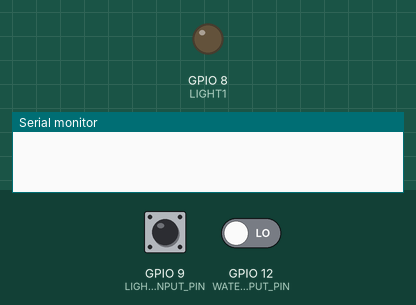
A sketch run on a simulated ESP32. Shown: output pins drawn as LEDs (lit = HIGH), the last lines printed to the serial monitor. The test bench sets the inputs (shaded band); at power-on: GPIO 9 (LIGHT_INPUT_PIN) LOW, GPIO 12 (WATER_INPUT_PIN) LOW.

Above: at 1.2 s.
1.3 s: GPIO 9 (LIGHT_INPUT_PIN) pulsed HIGH 5 times (0.12 s each, 0.3 s apart)
At 3.3 s:
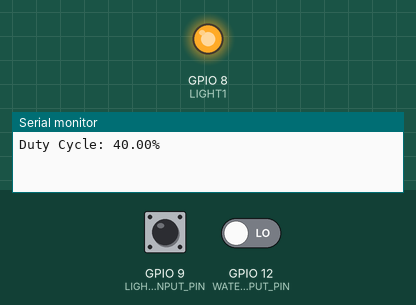
Timing chart, 0 to 4.8 s (numbered marks = the images above; inputs shaded):
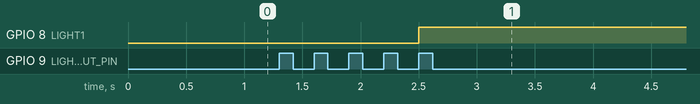

Measured:
- after the input at 1.3 s, GPIO 8 (LIGHT1): LOW → HIGH after 1.2 s

The sketch:

light_water.ino
```cpp
#define LIGHT_INPUT_PIN 9    // Pin where the PWM signal is connected
#define WATER_INPUT_PIN 12
#define LIGHT1 8
// #define LIGHT2 33
#define WATER 32

void setup() {
  pinMode(LIGHT_INPUT_PIN, INPUT);
  pinMode(LIGHT1, OUTPUT);
  // pinMode(LIGHT2, OUTPUT);

  Serial.begin(115200);
}

void toggleLight(bool state) {
  if (state) {
    digitalWrite(LIGHT1, HIGH);
    // digitalWrite(LIGHT2, HIGH);
  } else {
    digitalWrite(LIGHT1, LOW);
    // digitalWrite(LIGHT2, LOW);
  }
}

void toggleWater(bool state) {
  if (state) digitalWrite(WATER, HIGH);
  else digitalWrite(WATER, LOW);
}

void loop() {
  unsigned long highTime = pulseIn(LIGHT_INPUT_PIN, HIGH);
  unsigned long lowTime = pulseIn(LIGHT_INPUT_PIN, LOW);

  if (highTime == 0 || lowTime == 0) {
    // Avoid division by zero
    return;
  }

  // Calculate the duty cycle
  float dutyCycle = (float)highTime / (highTime + lowTime) * 100;

  Serial.print("Duty Cycle: ");
  Serial.print(dutyCycle);
  Serial.println("%");

  // Set a threshold to determine high or low output
  if (dutyCycle > 7) {
    toggleLight(1);
  } else {
    toggleLight(0);
  }

  unsigned long waterHighTime = pulseIn(WATER_INPUT_PIN, HIGH);
  unsigned long waterLowTime = pulseIn(WATER_INPUT_PIN, LOW);

  if (waterHighTime == 0 || waterLowTime == 0) {
    // Avoid division by zero
    return;
  }

  float dutyCycle2 = (float)waterHighTime / (waterHighTime + waterLowTime) * 100;
  if (dutyCycle2 > 7) {
    toggleWater(1);
  } else {
    toggleWater(0);
  }

  delay(100);  // Small delay to avoid flooding the Serial Monitor
}
```
